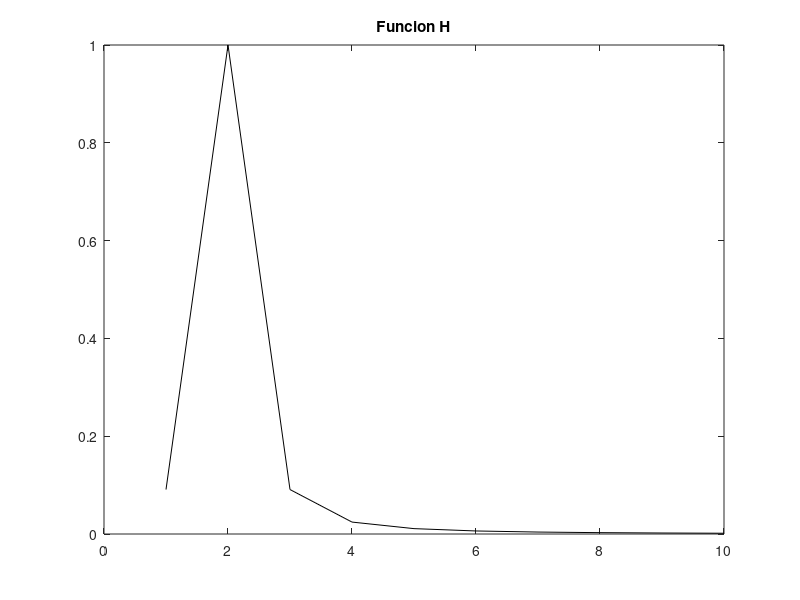
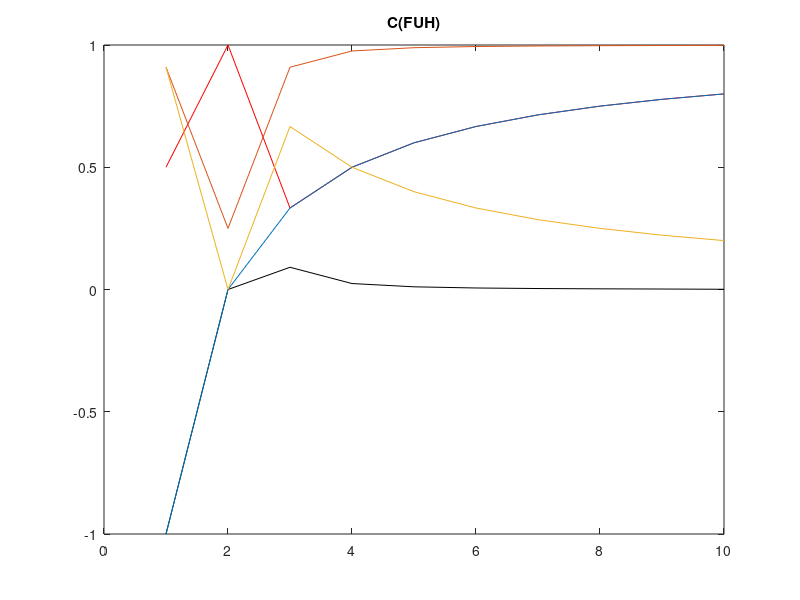
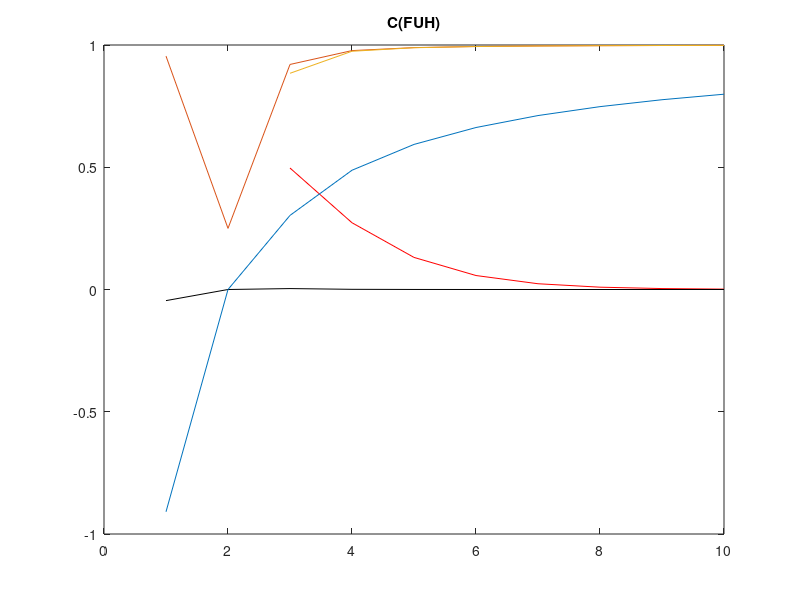

Reproduce these figures in MATLAB, in order.

%Hice el ejercicio antes de que cambiara la primera función. La dejo así y
%luego en el 3º la cambio.
%Construimos las funciones
x = [1:10]

%F
f = (x-2)./x
plot(f,'r'), title('Funcion F')

%G
g = 2.^-x
plot(g,'g'), title('Funcion G')

%H
h = 1./(1+10.*(x-2).^2)
plot(h,'k'), title('Funcion H')


%C(F), C(H), C(G)
compf=imcomplement(f)
compg=imcomplement(g)
comph=imcomplement(h)


%F U G U H, F ? G ? H
maxi=max(max(f,h),g)
mini=min(min(f,h),g)

figure, plot(maxi, 'r'), title('Union rojo, interseccion negro')
hold on;
plot(mini,'k')

%F ? C(H), C(C(G) ? H), C(F U H)

a=min(f,comph)
plot(a), title('FintersecC(H)')

b=imcomplement(min(compg,h))
plot(b), title('C(C(G)intersecH)')

c=imcomplement(max(f,h))
plot(c), title('C(FUH)')


%Realiza los apartados a), b), c), utilizando la t-norma producto y la t-conorma suma probabilstica.
%(A*B) min
%(A+B)/A*B max

%F U G U H, F ? G ? H
maxi=((h+((f+g)./f.*g))./h.*((f+g)./f.*g))
mini=(f.*h.*g)

figure, plot(maxi, 'r'), title('Union rojo, interseccion negro')
hold on;
plot(mini,'k')

%F ? C(H), C(C(G) ? H), C(F U H)


a=f.*comph
plot(a), title('FintersecC(H)')

b=imcomplement(compg.*h)
plot(b), title('C(C(G)intersecH)')

c=imcomplement(((f+h)./f.*h))
plot(c), title('C(FUH)')

%Las graficas son practicamente iguales




















